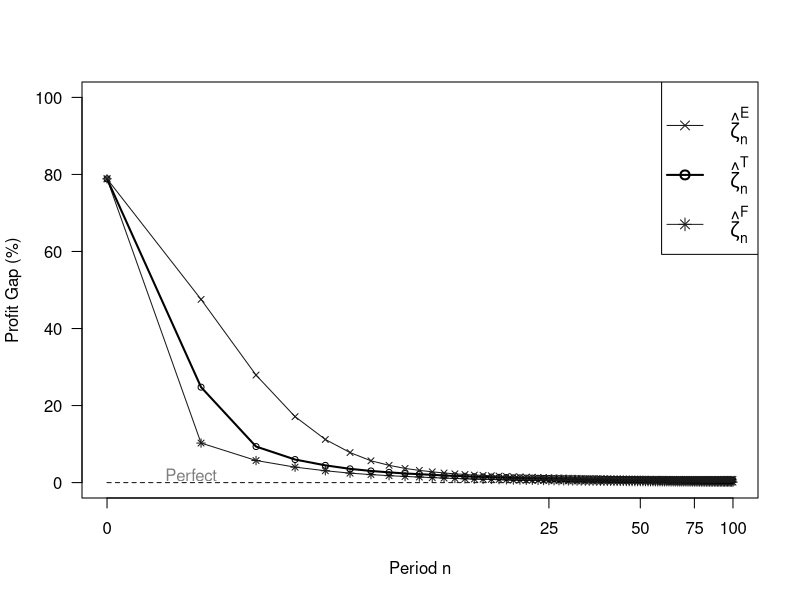

The R source for this figure:
#################
# R code for analyzing output and plot figures
# v2.0 (organized on 2014-05-02) for revision 2
# for Figure 6 (plot of simulation results) in the paper
# published on https://github.com/tong-wang/NVLearning
#################

#NEED TO FIRST SET R WORKING DIRECTORY TO WHERE THE FILES ARE LOCATED!!!
setwd("~/Dropbox/Research/CensoredDemand/NVLearning.git/output/Simulation")


simu <- read.table("NVLearning-Simulation.1.625.txt", header=TRUE)
head(simu)





# plot of per-period profit
simu.profit <- simu[, 1:9]
simu.profit$n <- simu.profit$n+1
n.max <- max(simu.profit$n)
simu.profit$percF <- 100*(1-simu.profit$avgPF/simu.profit$avgPP)
simu.profit$percT <- 100*(1-simu.profit$avgPT/simu.profit$avgPP)
simu.profit$percE <- 100*(1-simu.profit$avgPE/simu.profit$avgPP)
simu.profit$percF.u <- 100*(1-(simu.profit$avgPF-simu.profit$sdPF)/simu.profit$avgPP)
simu.profit$percT.u <- 100*(1-(simu.profit$avgPT-simu.profit$sdPT)/simu.profit$avgPP)
simu.profit$percE.u <- 100*(1-(simu.profit$avgPE-simu.profit$sdPE)/simu.profit$avgPP)
simu.profit$percF.l <- 100*(1-(simu.profit$avgPF+simu.profit$sdPF)/simu.profit$avgPP)
simu.profit$percT.l <- 100*(1-(simu.profit$avgPT+simu.profit$sdPT)/simu.profit$avgPP)
simu.profit$percE.l <- 100*(1-(simu.profit$avgPE+simu.profit$sdPE)/simu.profit$avgPP)

head(simu.profit)




xrange = log10(range(simu.profit$n))
yrange.profit = c(0, 100)

##plot confidence interval as an area plot by using PLOYGON()  
xx <- c(rev(simu.profit$n), simu.profit$n)
CIF <- c(rev(simu.profit$percF.u), simu.profit$percF.l)
CIT <- c(rev(simu.profit$percT.u), simu.profit$percT.l)
CIE <- c(rev(simu.profit$percE.u), simu.profit$percE.l)



pdf('Figure-Simulation-Profit-1.pdf', width = 8, height = 8)

plot(xrange, yrange.profit, type="n", xlab="Period n", ylab="Profit Gap (%)", xaxt="n", yaxt="n")

# shade for confidence intervals
#polygon(log10(xx), CIF, col="grey90", border=NA)
#polygon(log10(xx), CIT, col="grey90", border=NA)
#polygon(log10(xx), CIE, col="grey90", border=NA)

#P model (in dashed line)
lines(xrange, c(0,0), lty=2, lwd=1, col="grey10")
text(x=0.27, y=2, "Perfect", col="grey50")

#F model
lines(log10(simu.profit$n), simu.profit$percF, lty=1, lwd=1, col="grey10")
points(log10(simu.profit$n), simu.profit$percF, pch=8, cex=.8, col="grey10")

#T model
lines(log10(simu.profit$n), simu.profit$percT, lty=1, lwd=2)
points(log10(simu.profit$n), simu.profit$percT, pch=1, cex=.8)

#E model
lines(log10(simu.profit$n), simu.profit$percE, lty=1, lwd=1, col="grey10")
points(log10(simu.profit$n), simu.profit$percE, pch=4, cex=.8, col="grey10")



axis(side=1, at=log10(seq(1, n.max, 25)), labels=c(0, seq(25, n.max, 25)))
axis(side=2, las=1)

legend(x="topright", inset=0, legend=c(expression(hat(zeta)[n]^{E}), expression(hat(zeta)[n]^{T}), expression(hat(zeta)[n]^{F})), lty=c(1,1,1), lwd=c(1,2,1), pch=c(4,1,8), col=c("grey10", "black", "grey10"), x.intersp=1.5, y.intersp=1.5, cex=1.2)

dev.off()






